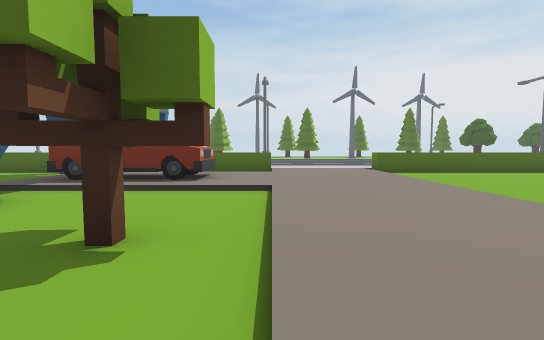
view 1 (above)

24 first-person views from a walk through a Unity game level. The camera is 1.4 m above the floor, tilts 4° down and sees 85° across. The floor is counted in squares, 2 m on a side. Each view is taken from the middle of a square. On the plan, view 1 faces up. The plan holds only what a view shows up to about 10 squares ahead; the rest is blank. The place goes on beyond the plan. Some animated figures are not drawn.

view 2
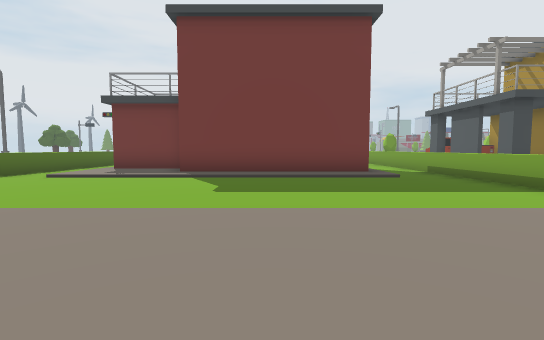

view 3
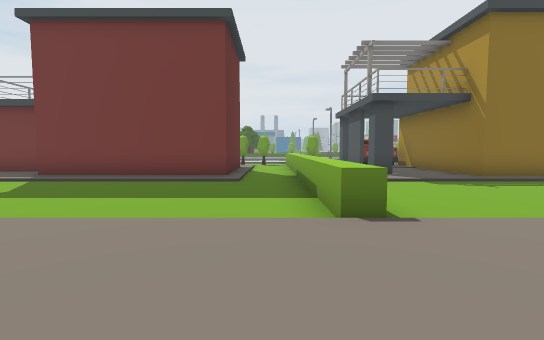

view 4
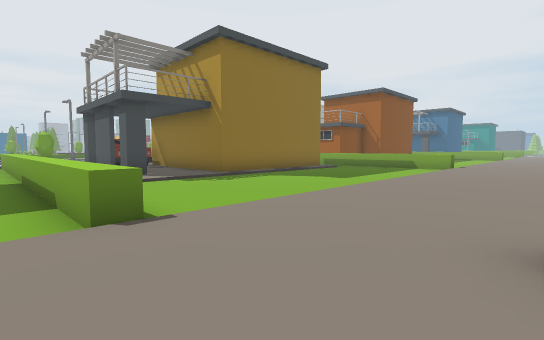

view 5
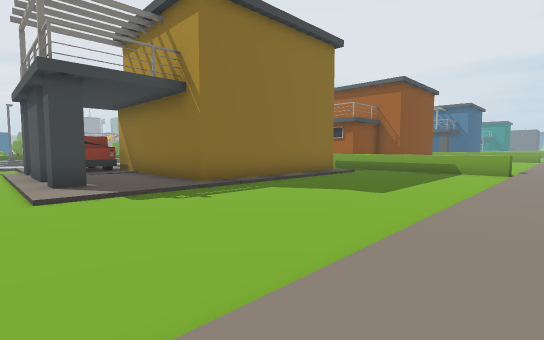

view 6
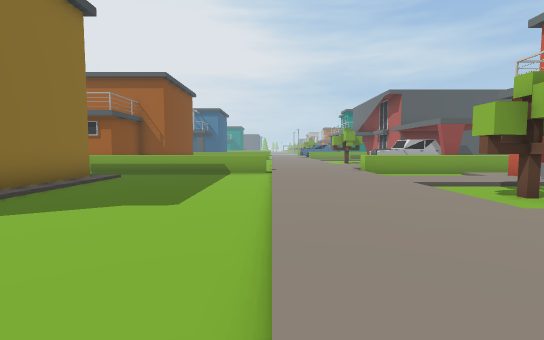

view 7
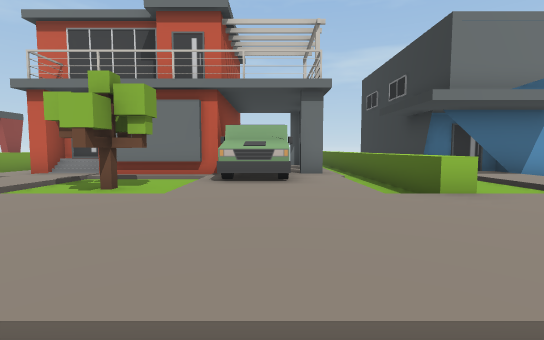

view 8
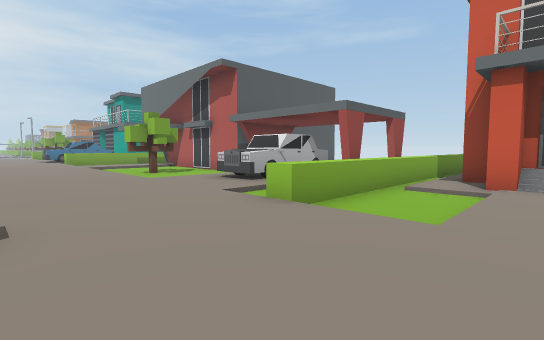

view 9
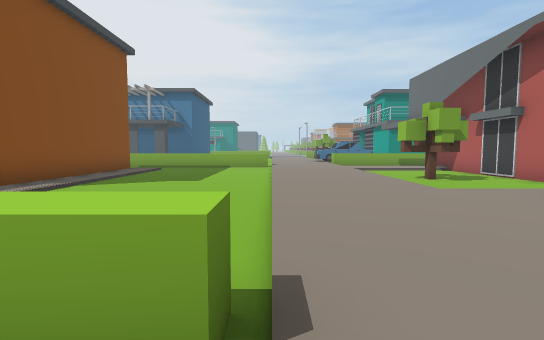

view 10
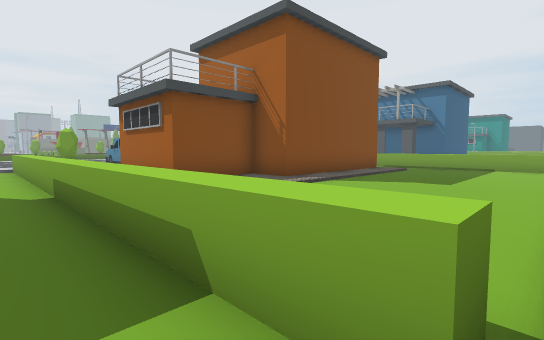

view 11
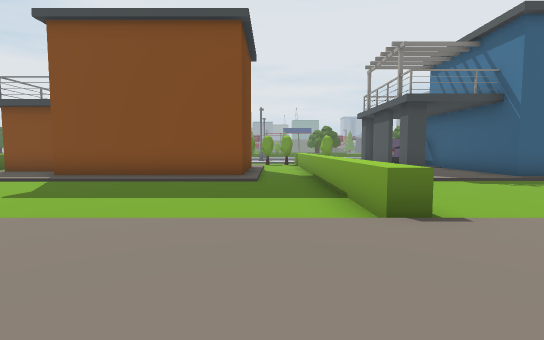

view 12
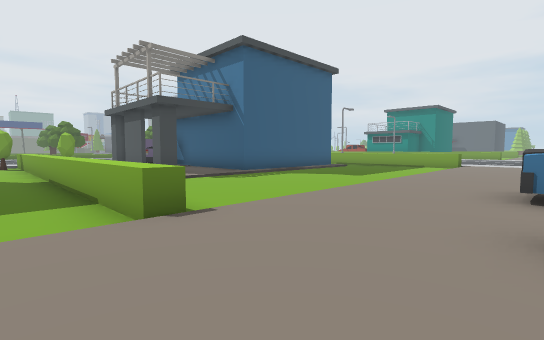

view 13
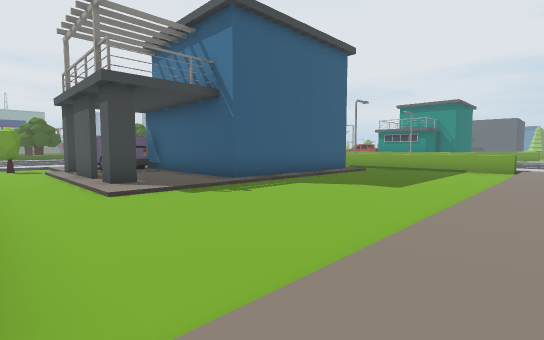

view 14
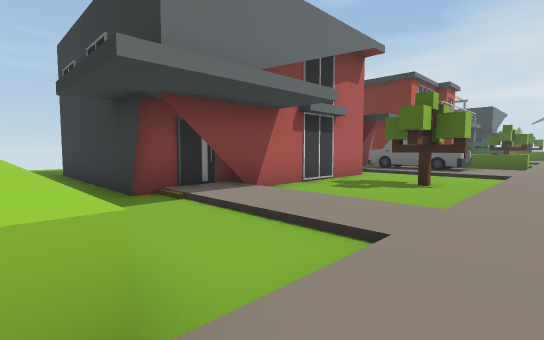

view 15
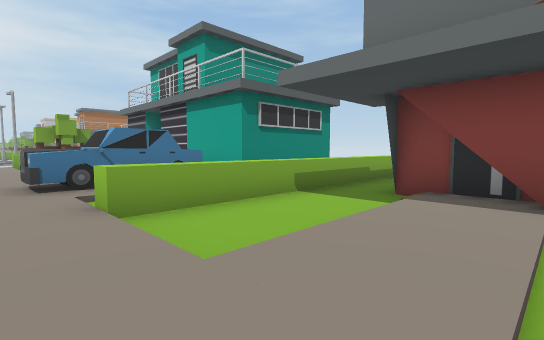

view 16
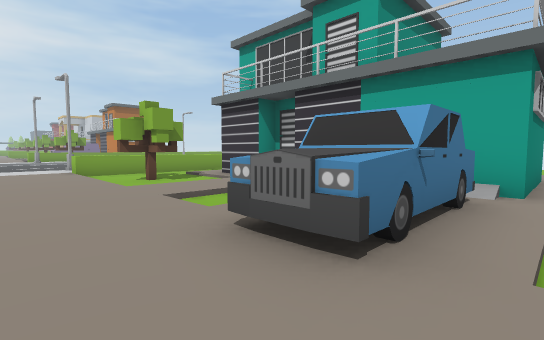

view 17
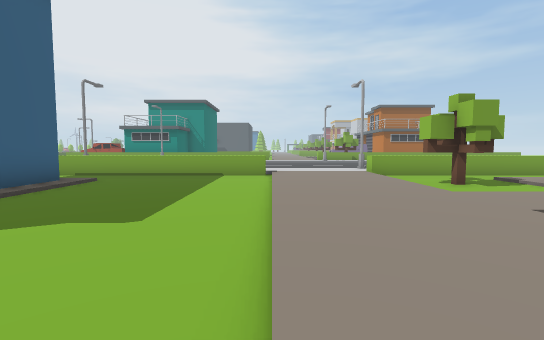

view 18
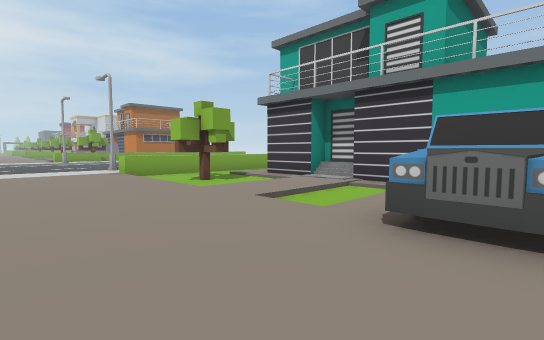

view 19
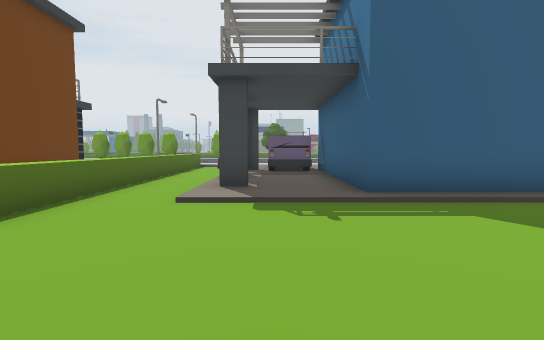

view 20
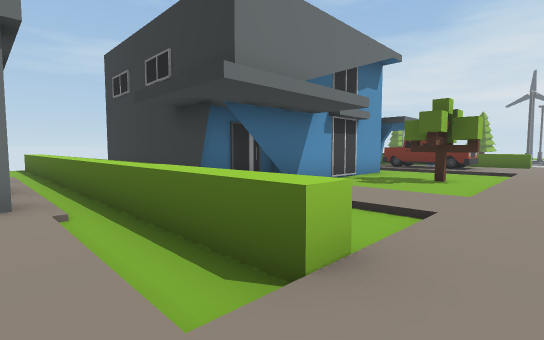

view 21
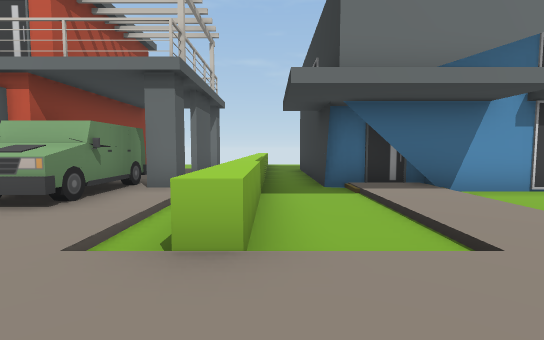

view 22
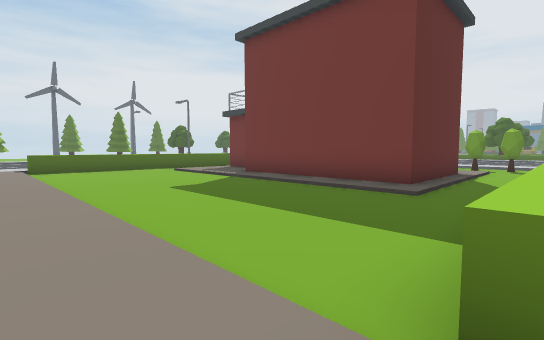

view 23
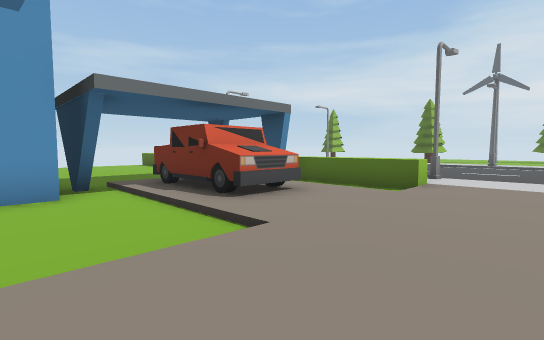

view 24
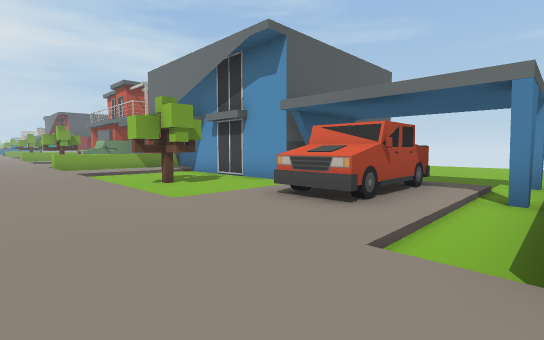

### Floor plan
Key: @ floor where view 1 was taken; # wall or solid block; x gap in a wall; . main floor; : floor 0.25 m higher than the main floor; / step, stairs or slope; ^ raised ledge; O other object.
Columns run from 8 left of view 1 to 16 right of it. Each row starts with its distance up from view 1.
  9 ^^#^^^^^^::/^^^^^^^
  8 ...//////::/......
  7 .../OOO::::/....::#
  6 .../OOO::::/....::#
  5 ...//////::/....::#
  4    ##.../::/....:##
  3     #..O/::/....:#
  2     #.OO/::/....:#
  1     #.../::/....:#
  0     #...@::/....:####
 -1     #////::/....///////
 -2     #::::::/...........
 -3 #####.../::/^^^^^^^^^^
 -4 ^^^^^^^^/::/.........
 -5 ......../::/....:#x#:#
 -6   #x#::::::/....:::::O
 -7   ::##^::::/....:::::O
 -8     ##^::::/....######
 -9     ##../::/....#
-10     ##OO/::/....#
-11     #/../::/....#
-12     #::::::/....#
-13    ##////::/....#
-14   :::/../::/..........
-15 ^^^^^^^^^::^^^^^^^^^^^^^^
-16        ./::/
-17     OOO::::/      ////
-18      OO::::/.    :####
-19      ::::::/.  .::#
-20     #.../::/....:##
-21     #.../::/....:#
-22     #.OO/::/....:#
-23     #.../::/....:#
-24     #.../::/....:#
-25     #////::/....:####
-26     #::::::/.......
-27 #####.../::/..........
-28 ......../::/^^^^^^^^^^
-29 ^^^^^^^^^::/...........O
-30  ////////::/....:#x###/
-31  ####/OOO::/....::::##
-32     #/ OO::/....::::##
-33     #////::/....######
-34     #/../::/....#
-35     #::::::/....#
-36     #////::/....#
-37     #/.O/::/....#
-38     :/OO/::/....#
-39     ..../::/......
-40    ^^^^^^::/^^^^^^

Where each view was taken, in squares from view 1:
view 1: 0 up, 0 right, facing up
view 2: 2 up, 0 right, facing right
view 3: 2 down, 0 right, facing right
view 4: 2 down, 0 right, facing down-right
view 5: 4 down, 2 right, facing down-right
view 6: 5 down, 3 right, facing down
view 7: 7 down, 4 right, facing left
view 8: 12 down, 3 right, facing down-left
view 9: 14 down, 3 right, facing down
view 10: 14 down, 3 right, facing down-right
view 11: 26 down, 0 right, facing right
view 12: 26 down, 0 right, facing down-right
view 13: 28 down, 2 right, facing down-right
view 14: 29 down, 1 right, facing up-left
view 15: 25 down, 1 right, facing down-left
view 16: 30 down, 2 right, facing down-left
view 17: 31 down, 3 right, facing down
view 18: 31 down, 3 right, facing down-left
view 19: 31 down, 3 right, facing right
view 20: 6 down, 1 right, facing up-left
view 21: 4 down, 2 right, facing left
view 22: 3 down, 2 right, facing up-right
view 23: 3 up, 2 right, facing up-left
view 24: 9 up, 2 right, facing down-left
